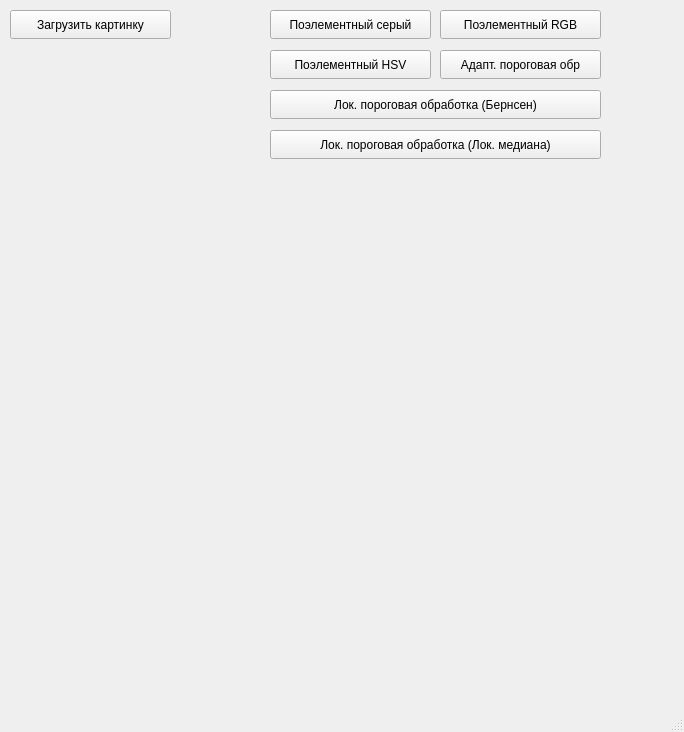
<?xml version="1.0" encoding="UTF-8"?>
<ui version="4.0">
 <class>MainWindow</class>
 <widget class="QMainWindow" name="MainWindow">
  <property name="geometry">
   <rect>
    <x>0</x>
    <y>0</y>
    <width>684</width>
    <height>732</height>
   </rect>
  </property>
  <property name="windowTitle">
   <string>MainWindow</string>
  </property>
  <widget class="QWidget" name="centralwidget">
   <widget class="QLabel" name="nImageLabel">
    <property name="geometry">
     <rect>
      <x>320</x>
      <y>230</y>
      <width>281</width>
      <height>321</height>
     </rect>
    </property>
    <property name="text">
     <string/>
    </property>
   </widget>
   <widget class="QPushButton" name="adaptObr">
    <property name="geometry">
     <rect>
      <x>440</x>
      <y>50</y>
      <width>161</width>
      <height>29</height>
     </rect>
    </property>
    <property name="text">
     <string>Адапт. пороговая обр</string>
    </property>
   </widget>
   <widget class="QLabel" name="oImageLabel">
    <property name="geometry">
     <rect>
      <x>10</x>
      <y>230</y>
      <width>281</width>
      <height>321</height>
     </rect>
    </property>
    <property name="text">
     <string/>
    </property>
   </widget>
   <widget class="QPushButton" name="procGrey">
    <property name="geometry">
     <rect>
      <x>270</x>
      <y>10</y>
      <width>161</width>
      <height>29</height>
     </rect>
    </property>
    <property name="text">
     <string>Поэлементный серый</string>
    </property>
   </widget>
   <widget class="QPushButton" name="procRGB">
    <property name="geometry">
     <rect>
      <x>440</x>
      <y>10</y>
      <width>161</width>
      <height>29</height>
     </rect>
    </property>
    <property name="text">
     <string>Поэлементный RGB</string>
    </property>
   </widget>
   <widget class="QPushButton" name="loadButton">
    <property name="geometry">
     <rect>
      <x>10</x>
      <y>10</y>
      <width>161</width>
      <height>29</height>
     </rect>
    </property>
    <property name="text">
     <string>Загрузить картинку</string>
    </property>
   </widget>
   <widget class="QPushButton" name="ocuMet">
    <property name="geometry">
     <rect>
      <x>270</x>
      <y>90</y>
      <width>331</width>
      <height>29</height>
     </rect>
    </property>
    <property name="text">
     <string>Лок. пороговая обработка (Бернсен)</string>
    </property>
   </widget>
   <widget class="QPushButton" name="procHSV">
    <property name="geometry">
     <rect>
      <x>270</x>
      <y>50</y>
      <width>161</width>
      <height>29</height>
     </rect>
    </property>
    <property name="text">
     <string>Поэлементный HSV</string>
    </property>
   </widget>
   <widget class="QPushButton" name="median">
    <property name="geometry">
     <rect>
      <x>270</x>
      <y>130</y>
      <width>331</width>
      <height>29</height>
     </rect>
    </property>
    <property name="text">
     <string>Лок. пороговая обработка (Лок. медиана)</string>
    </property>
   </widget>
  </widget>
  <widget class="QMenuBar" name="menubar">
   <property name="geometry">
    <rect>
     <x>0</x>
     <y>0</y>
     <width>684</width>
     <height>25</height>
    </rect>
   </property>
  </widget>
  <widget class="QStatusBar" name="statusbar"/>
 </widget>
 <resources/>
 <connections/>
</ui>
